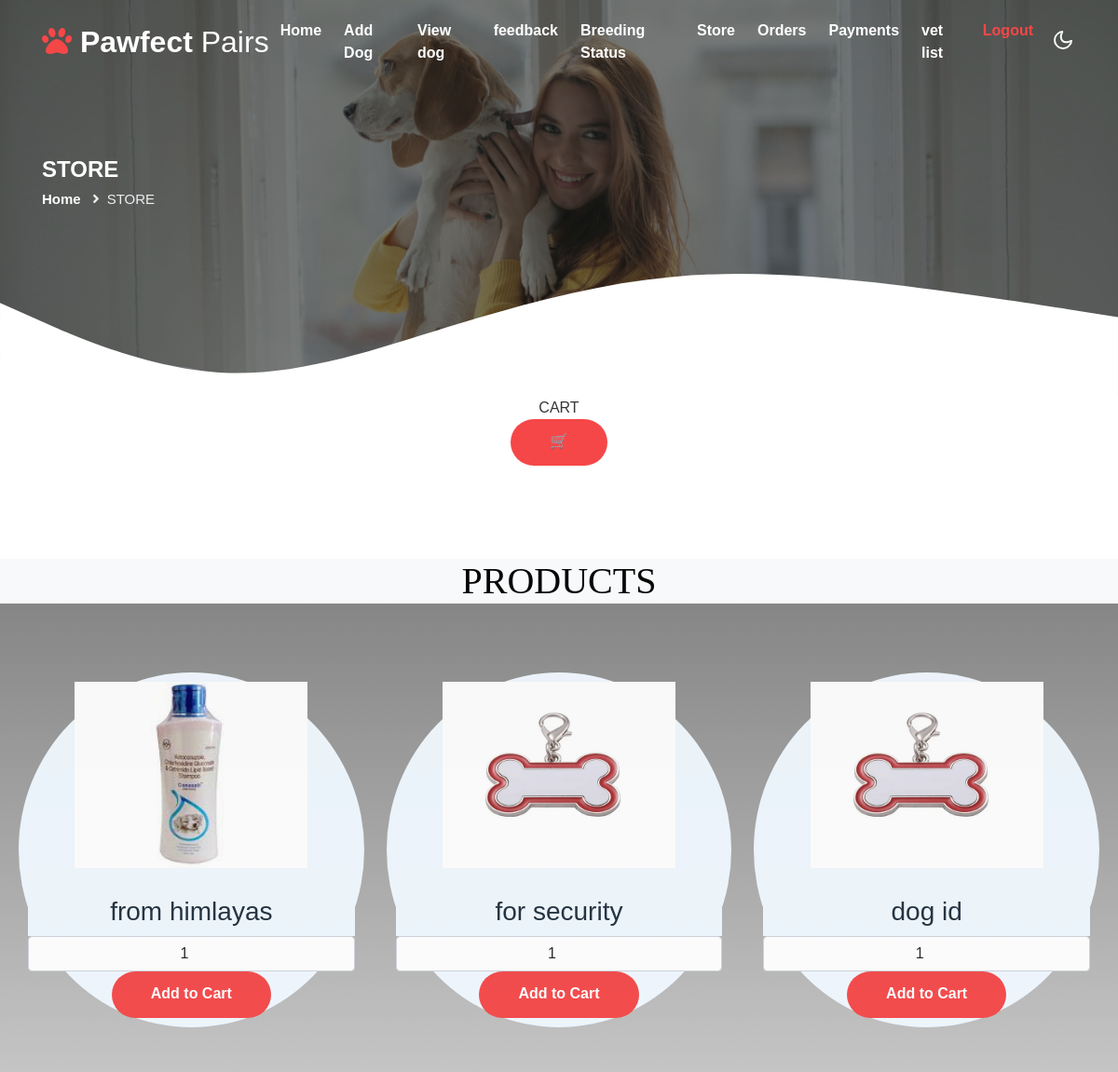
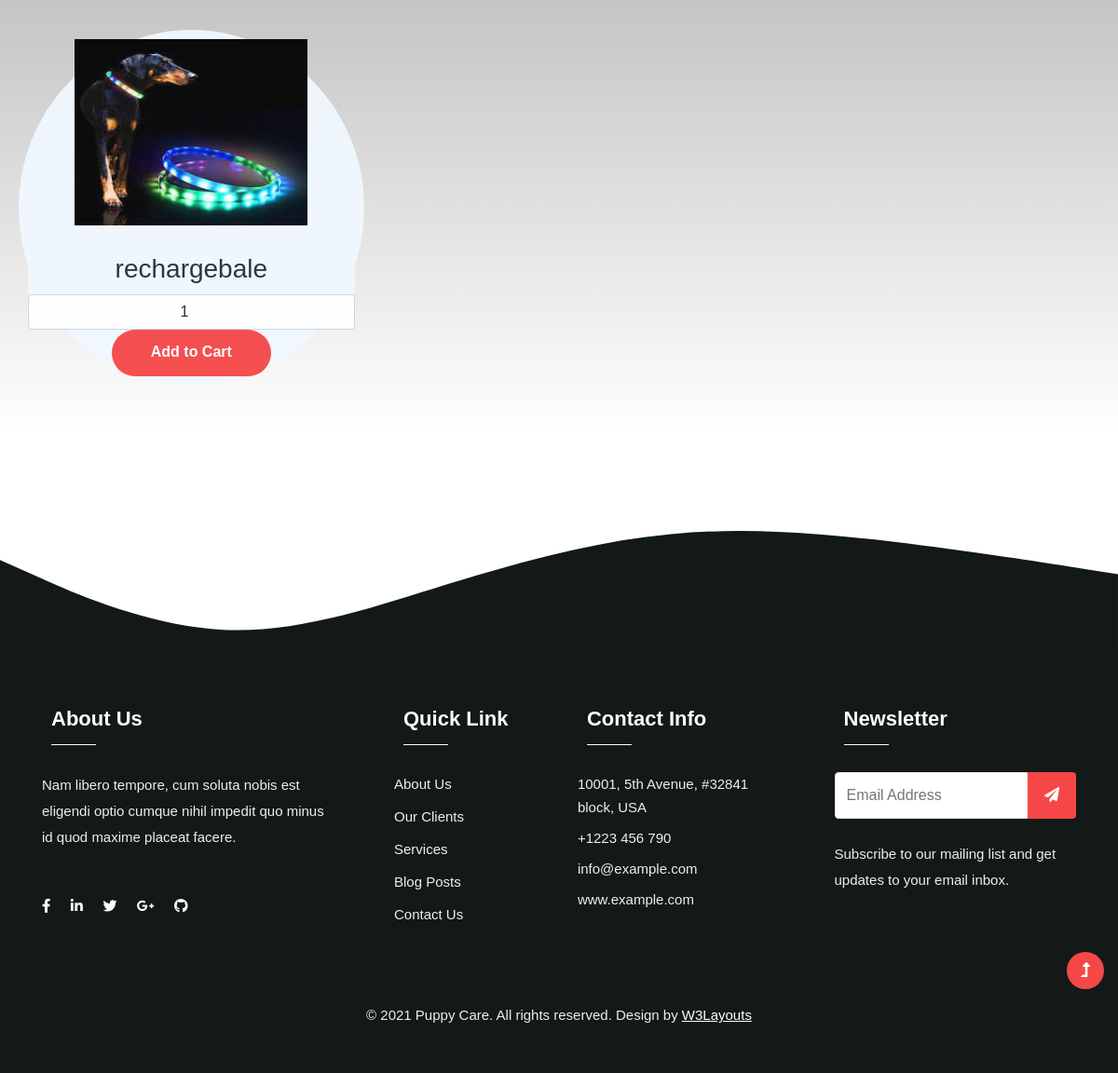
Screenshot of /cusStore (signed in) with the database file from the repository (2 pictures, top to bottom).
### breederapp/models.py (models this page shows)
class Products(models.Model):
    name = models.CharField(max_length=20)
    price = models.CharField(max_length=20)
    desc = models.CharField(max_length=20)
    img = models.ImageField(null=True)

### breederapp/views.py (the view, shortened to what this page needs)
# urls.py: path('cusStore',views.cusStore),
def cusStore(request):
    data =Products.objects.all()
    uid = request.session["uid"]
    u = Customer.objects.get(user__id=uid)
    return render(request,"cusStore.html",{"data":data})

### templates/cusStore.html (shortened to what this page needs)
{% extends 'common/customercommon.html' %}
{% load static %}
{% block header %}
<section class="inner-banner py-5">
    <div class="w3l-breadcrumb py-lg-5">
        <div class="container pt-4 pb-sm-4">
            <h4 class="inner-text-title font-weight-bold pt-sm-5 pt-4">STORE</h4>
            <ul class="breadcrumbs-custom-path">
                <li><a href="../customerhome">Home</a></li>
                <li class="active"><i class="fas fa-angle-right mx-2"></i>STORE</li>
            </ul>
        </div>
    </div>
    <div class="shape">
        <svg xmlns="{% static 'http://www.w3.org/2000/svg' %}" viewBox="0 0 1440 280">
            <path fill-opacity="1">
                <animate attributeName="d" dur="20000ms" repeatCount="indefinite"
                    values="M0,160L48,181.3C96,203,192,245,288,261.3C384,277,480,267,576,234.7C672,203,768,149,864,117.3C960,85,1056,75,1152,90.7C1248,107,1344,149,1392,170.7L1440,192L1440,320L1392,320C1344,320,1248,320,1152,320C1056,320,960,320,864,320C768,320,672,320,576,320C480,320,384,320,288,320C192,320,96,320,48,320L0,320Z; M0,160L48,181.3C96,203,192,245,288,234.7C384,224,480,160,576,133.3C672,107,768,117,864,138.7C960,160,1056,192,1152,197.3C1248,203,1344,181,1392,170.7L1440,160L1440,320L1392,320C1344,320,1248,320,1152,320C1056,320,960,320,864,320C768,320,672,320,576,320C480,320,384,320,288,320C192,320,96,320,48,320L0,320Z;												 M0,64L48,74.7C96,85,192,107,288,133.3C384,160,480,192,576,170.7C672,149,768,75,864,80C960,85,1056,171,1152,181.3C1248,192,1344,128,1392,96L1440,64L1440,320L1392,320C1344,320,1248,320,1152,320C1056,320,960,320,864,320C768,320,672,320,576,320C480,320,384,320,288,320C192,320,96,320,48,320L0,320Z;
                                             M0,160L48,181.3C96,203,192,245,288,261.3C384,277,480,267,576,234.7C672,203,768,149,864,117.3C960,85,1056,75,1152,90.7C1248,107,1344,149,1392,170.7L1440,192L1440,320L1392,320C1344,320,1248,320,1152,320C1056,320,960,320,864,320C768,320,672,320,576,320C480,320,384,320,288,320C192,320,96,320,48,320L0,320Z;" />
            </path>
        </svg>
    </div>
</section>
<center>
    CART <br> <a href="/cusCart" class="btn btn-style">🛒</a></center>
<div style="background-image:linear-gradient(gray,white);background-size: cover;margin-top: 100px;">
    <h1 align="center" class="bg-light" style="font-family:cursive;">PRODUCTS</h1>
    <div class="w3-services-grids py-lg-4 text-center" style="padding: 20px;">
        <div class="fea-gd-vv row">
            {% for d in data %}
            <div class="col-lg-4 col-md-7" style="margin-bottom: 30px;">
                <div class="feature-gd icon-yellow" style="background-color: aliceblue;border-radius: 60%;opacity: 95%;padding: 10px;margin-top: 50px;">
                    <div class="icon">
                        <img src="../static/media/uploadimage/{{d.img}}" height="200px" width="250px" alt="">
                    </div>
                    <div class="info">
                        <h3>
                        <h3 style="color: rgb(31, 46, 60);background-color: aliceblue;">{{d.desc}}</h3>
                        <form method="post">
                            <input type="number" name="qty" min="0" class="form-control" style="text-align: center;" value="1" id="">
                            <input type="submit" class="btn btn-style" value="Add to Cart">
                        </form>
                    </div>
                </div>
            </div>
            {% endfor %}
        </div>
    </div>
    </div>
{% endblock %}

### templates/cusStore.html (style rules this page uses)
h3,fieldset { padding: 10px; color:rgb(0, 0, 0) }

### rows the page displays
Products: img (picture), desc "from himlayas"
Products: img (picture), desc "for security"
Products: img (picture), desc "dog id"
Products: img (picture), desc "rechargebale"
